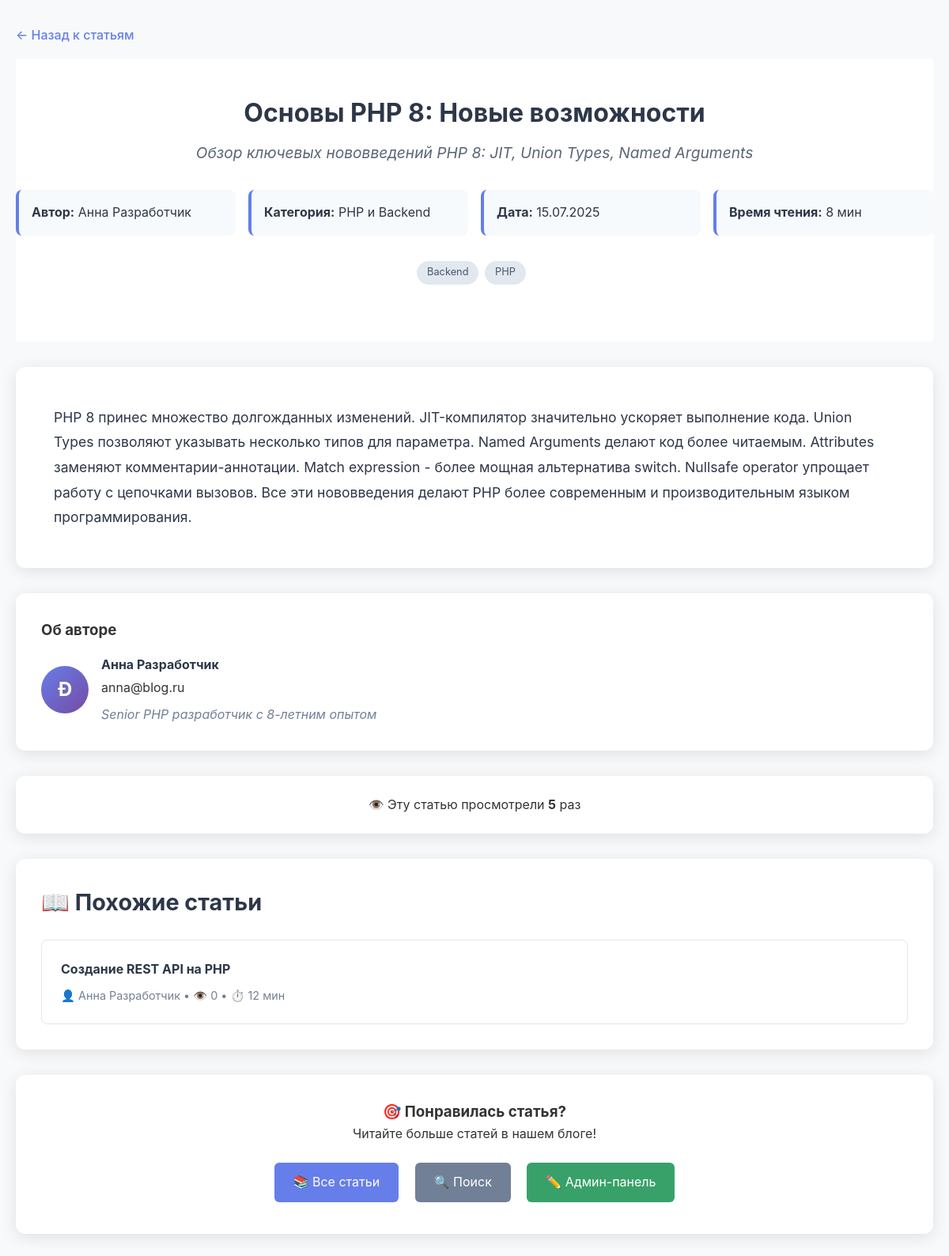
Screenshot of /article.php?id=1 with the database file from the repository.
### tables this page shows
CREATE TABLE articles (
    id INT PRIMARY KEY AUTO_INCREMENT,
    title VARCHAR(255) NOT NULL,
    slug VARCHAR(255) UNIQUE,
    content TEXT NOT NULL,
    excerpt TEXT,
    author_id INT NOT NULL,
    category_id INT NOT NULL,
    reading_time INT DEFAULT 5,
    views INT DEFAULT 0,
    status ENUM('draft', 'published') DEFAULT 'published',
    published_at DATE,
    created_at TIMESTAMP DEFAULT CURRENT_TIMESTAMP,
    updated_at TIMESTAMP DEFAULT CURRENT_TIMESTAMP ON UPDATE CURRENT_TIMESTAMP,
    
     
    FOREIGN KEY (author_id) REFERENCES users(id) ON DELETE CASCADE,
    FOREIGN KEY (category_id) REFERENCES categories(id) ON DELETE CASCADE,
    
     
    INDEX idx_author (author_id),
    INDEX idx_category (category_id),
    INDEX idx_status (status),
    INDEX idx_published (published_at),
    INDEX idx_views (views),
    
     
    FULLTEXT KEY ft_search (title, content, excerpt)
);

CREATE TABLE users (
    id INT PRIMARY KEY AUTO_INCREMENT,
    name VARCHAR(100) NOT NULL,
    email VARCHAR(150) UNIQUE NOT NULL,
    bio TEXT,
    created_at TIMESTAMP DEFAULT CURRENT_TIMESTAMP,
    updated_at TIMESTAMP DEFAULT CURRENT_TIMESTAMP ON UPDATE CURRENT_TIMESTAMP
);

CREATE TABLE categories (
    id INT PRIMARY KEY AUTO_INCREMENT,
    name VARCHAR(100) NOT NULL,
    slug VARCHAR(100) UNIQUE NOT NULL,
    description TEXT,
    created_at TIMESTAMP DEFAULT CURRENT_TIMESTAMP
);

### article.php (the view, shortened to what this page needs)
<?php
require_once 'functions.php';
$articleId = isset($_GET['id']) ? (int)$_GET['id'] : 0;
$article = getArticle($articleId);
$currentViews = incrementViews($articleId);
$article['views'] = $currentViews;
$similarArticles = getSimilarArticles($articleId);
?>
<!DOCTYPE html>
<html lang="ru">
<head>
    <link rel="stylesheet" href="style.css">
</head>
<body>
    <div class="container">
        <nav class="breadcrumb">
            <a href="index.php">← Назад к статьям</a>
        </nav>
        <header class="article-header">
            <h1 class="article-title"><?php echo htmlspecialchars($article['title']) ?></h1>
            <p class="article-excerpt"><?php echo htmlspecialchars($article['excerpt']) ?></p>
            <div class="article-info">
                <div class="info-item">
                    <strong>Автор:</strong> <?php echo htmlspecialchars($article['author']['name']) ?>
                </div>
                <div class="info-item">
                    <strong>Категория:</strong> <?php echo htmlspecialchars($article['category']) ?>
                </div>
                <div class="info-item">
                    <strong>Дата:</strong> <?php echo formatDate($article['date']) ?>
                </div>
                <div class="info-item">
                    <strong>Время чтения:</strong> <?php echo $article['reading_time'] ?> мин
                </div>
            </div>
            <div class="article-tags">
                <?php echo renderTags($article['tags']) ?>
            </div>
        </header>
        <main class="article-content">
            <div class="article-text">
                <?php echo nl2br(htmlspecialchars($article['content'])) ?>
            </div>
        </main>
        <section class="author-info">
            <h3>Об авторе</h3>
            <div class="author-card">
                <div class="author-avatar">
                    <?php echo strtoupper(substr($article['author']['name'], 0, 1)) ?>
                </div>
                <div class="author-details">
                    <h4><?php echo htmlspecialchars($article['author']['name']) ?></h4>
                    <p><?php echo htmlspecialchars($article['author']['email']) ?></p>
                    <?php if (!empty($article['author']['bio'])): ?>
                    <p class="author-bio"><?php echo htmlspecialchars($article['author']['bio']) ?></p>
                    <?php endif; ?>
                </div>
            </div>
        </section>
        <section class="article-stats-section">
            <p>👁️ Эту статью просмотрели <strong><?php echo formatViews($article['views']) ?></strong> раз</p>
        </section>
        <?php if (!empty($similarArticles)): ?>
        <section class="similar-articles">
            <h3>📖 Похожие статьи</h3>
            <div class="similar-grid">
                <?php foreach ($similarArticles as $similar): ?>
                <article class="similar-card">
                    <h4>
                        <a href="article.php?id=<?php echo $similar['id'] ?>">
                            <?php echo htmlspecialchars($similar['title']) ?>
                        </a>
                    </h4>
                    <p class="similar-meta">
                        👤 <?php echo htmlspecialchars($similar['author_name']) ?> •
                        👁️ <?php echo formatViews($similar['views']) ?> •
                        ⏱️ <?php echo $similar['reading_time'] ?> мин
                    </p>
                </article>
                <?php endforeach; ?>
            </div>
        </section>
        <?php endif; ?>
        <section style="text-align: center; margin: 2rem 0; padding: 2rem; background: white; border-radius: 12px; box-shadow: 0 4px 20px rgba(0,0,0,0.1);">
            <h3>🎯 Понравилась статья?</h3>
            <p>Читайте больше статей в нашем блоге!</p>
            <div style="margin-top: 1rem;">
                <a href="index.php" style="display: inline-block; background: #667eea; color: white; padding: 0.75rem 1.5rem; text-decoration: none; border-radius: 6px; margin: 0.5rem;">📚 Все статьи</a>
                <a href="search.php" style="display: inline-block; background: #718096; color: white; padding: 0.75rem 1.5rem; text-decoration: none; border-radius: 6px; margin: 0.5rem;">🔍 Поиск</a>
                <a href="admin.php" style="display: inline-block; background: #38a169; color: white; padding: 0.75rem 1.5rem; text-decoration: none; border-radius: 6px; margin: 0.5rem;">✏️ Админ-панель</a>
            </div>
        </section>
    </div>
</body>
</html>

### style.css (style rules this page uses)
* { margin: 0; padding: 0; box-sizing: border-box; }
body { font-family: -apple-system, BlinkMacSystemFont, 'Segoe UI', system-ui, sans-serif; line-height: 1.6; color: #333; background: #f8f9fa; }
.container { max-width: 1200px; margin: 0 auto; padding: 0 20px; }
header { background: linear-gradient(135deg, #667eea 0%, #764ba2 100%); color: white; padding: 3rem 0; text-align: center; }
header h1 { font-size: 2.5rem; margin-bottom: 0.5rem; }
header p { font-size: 1.2rem; opacity: 0.9; }
.breadcrumb { margin: 2rem 0 1rem; }
.breadcrumb a { color: #667eea; text-decoration: none; font-weight: 500; }
.articles h2, .similar-articles h3, .popular-section h2 { font-size: 1.8rem; margin-bottom: 1.5rem; color: #2d3748; }
.article-title, .result-title { margin-bottom: 1rem; }
.article-excerpt, .result-excerpt { color: #718096; margin-bottom: 1rem; line-height: 1.5; }
.article-tags, .result-tags, .popular-tags { margin-bottom: 1rem; }
.article-header { background: white; margin-bottom: 2rem; text-align: center; }
.article-header .article-title { font-size: 2rem; color: #2d3748; margin-bottom: 1rem; line-height: 1.3; }
.article-header .article-excerpt { font-size: 1.2rem; font-style: italic; margin-bottom: 2rem; color: #4a5568; }
.article-info { display: grid; grid-template-columns: repeat(auto-fit, minmax(200px, 1fr)); gap: 1rem; margin-bottom: 2rem; text-align: left; }
.info-item { background: #f7fafc; padding: 1rem; border-radius: 8px; border-left: 4px solid #667eea; color: #2d3748; }
.info-item strong { color: #2d3748; }
.article-content { background: white; padding: 3rem; border-radius: 12px; box-shadow: 0 4px 20px rgba(0,0,0,0.1); margin-bottom: 2rem; }
.article-text { font-size: 1.1rem; line-height: 1.8; color: #2d3748; }
.author-info { background: white; padding: 2rem; border-radius: 12px; box-shadow: 0 4px 20px rgba(0,0,0,0.1); margin-bottom: 2rem; }
.author-card { display: flex; align-items: center; gap: 1rem; margin-top: 1rem; }
.author-avatar { width: 60px; height: 60px; background: linear-gradient(135deg, #667eea 0%, #764ba2 100%); border-radius: 50%; display: flex; align-items: center; justify-content: center; color: white; font-size: 1.5rem; font-weight: bold; }
.author-details h4 { color: #2d3748; margin-bottom: 0.25rem; }
.author-bio { color: #718096; font-style: italic; margin-top: 0.5rem; }
.article-stats-section { background: white; padding: 1.5rem; border-radius: 12px; box-shadow: 0 4px 20px rgba(0,0,0,0.1); margin-bottom: 2rem; text-align: center; }
.similar-articles { background: white; padding: 2rem; border-radius: 12px; box-shadow: 0 4px 20px rgba(0,0,0,0.1); }
.similar-grid { display: grid; gap: 1rem; }
.similar-card { padding: 1.5rem; border: 1px solid #e2e8f0; border-radius: 8px; transition: all 0.3s ease; }
.similar-card h4 { margin-bottom: 0.5rem; }
.similar-card h4 a { color: #2d3748; text-decoration: none; }
.similar-meta { font-size: 0.9rem; color: #718096; }

### rows the page displays
articles: title "Основы PHP 8: Новые возможности", excerpt "Обзор ключевых нововведений PHP 8: JIT, Union Types, Named Arguments", author.name "Анна Разработчик", category.name "PHP и Backend", published_at "15.07.2025", reading_time "8", content "PHP 8 принес множество долгожданных изменений. JIT-компилятор значительно ускоряет выполнение кода. Union Types позволяют указывать несколько типов для параметра. Named Arguments делают код более читаемым. Attributes заменяют комментарии-аннотации. Match expression - более мощная альтернатива switch. Nullsafe operator упрощает работу с цепочками вызовов. Все эти нововведения делают PHP более современным и производительным языком программирования.", author.name "Ð", author.email "anna@blog.ru", author.bio "Senior PHP разработчик с 8-летним опытом", views "5"
articles: title "Создание REST API на PHP", author.name "Анна Разработчик", views "0", reading_time "12"

### other values shown
$tag "Backend"
$tag "PHP"
